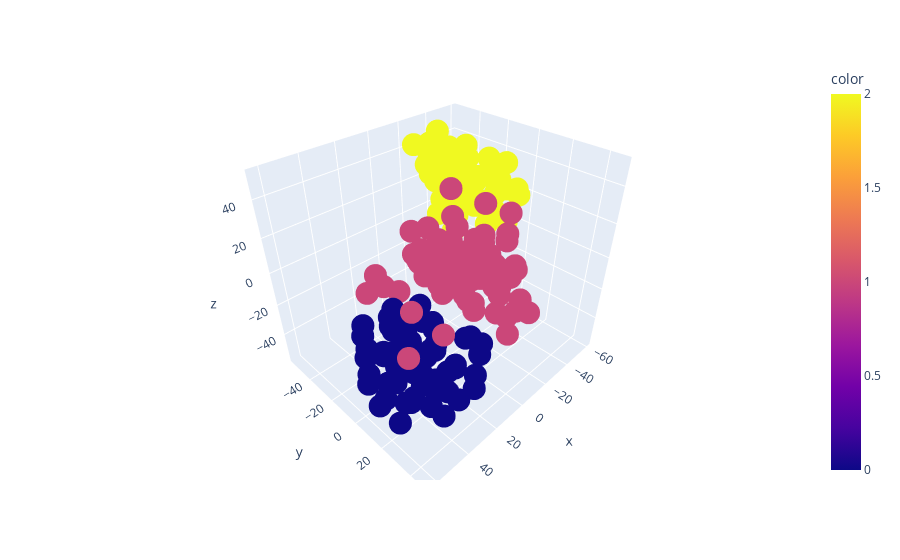

The code cell stored with this chart in its notebook:
### Code cell
import plotly.express as px

df_3d = TSNE(n_components=3, n_jobs=-1, random_state=1233).fit_transform(pd.concat([X_train, X_test], ignore_index=True))
px.scatter_3d(x=df_3d[:, 0], y=df_3d[:, 1], z=df_3d[:, 2], color=pd.concat((y_train, y_test))).show()

### Figure 1 — Plotly figure (JSON) as saved in the notebook; plotly's stock layout.template omitted (floating-point values rounded to 4 significant figures; data arrays with more than 128 entries replaced by an {"elided": "..."} marker saying what was removed)
{"data": [{"hovertemplate": "x=%{x}<br>y=%{y}<br>z=%{z}<br>color=%{marker.color}<extra></extra>", "legendgroup": "", "marker": {"color": {"elided": "178 float values"}, "coloraxis": "coloraxis", "symbol": "circle"}, "mode": "markers", "name": "", "scene": "scene", "showlegend": false, "type": "scatter3d", "x": {"elided": "178 float values"}, "y": {"elided": "178 float values"}, "z": {"elided": "178 float values"}}], "layout": {"coloraxis": {"colorbar": {"title": {"text": "color"}}, "colorscale": [[0, "#0d0887"], [0.1111, "#46039f"], [0.2222, "#7201a8"], [0.3333, "#9c179e"], [0.4444, "#bd3786"], [0.5556, "#d8576b"], [0.6667, "#ed7953"], [0.7778, "#fb9f3a"], [0.8889, "#fdca26"], [1, "#f0f921"]]}, "legend": {"tracegroupgap": 0}, "margin": {"t": 60}, "scene": {"domain": {"x": [0, 1], "y": [0, 1]}, "xaxis": {"title": {"text": "x"}}, "yaxis": {"title": {"text": "y"}}, "zaxis": {"title": {"text": "z"}}}}}
